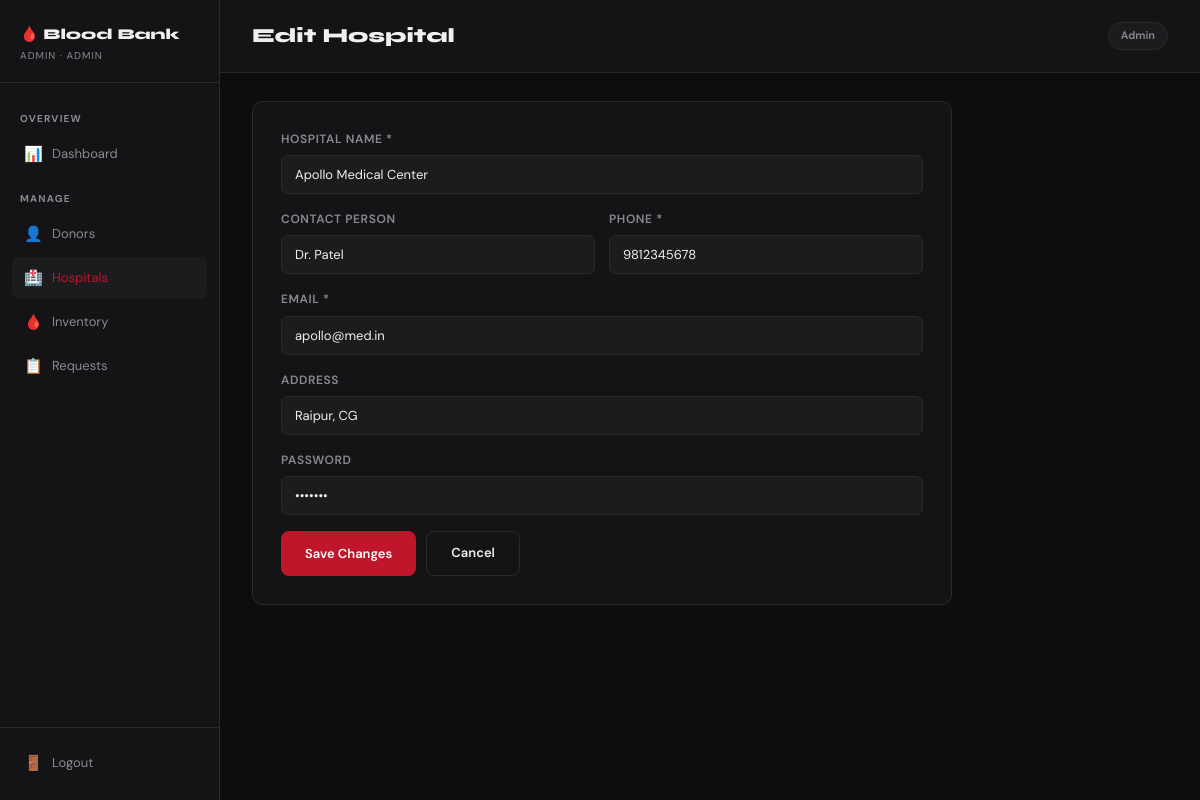
The page /admin/edit_hospital/2 (signed in) on the database its author committed.
### tables this page shows
CREATE TABLE tb_hospital (
        H_id INTEGER PRIMARY KEY AUTOINCREMENT,
        H_name TEXT, H_contact TEXT, H_email TEXT,
        H_address TEXT, H_con_person TEXT, password TEXT
    );

### app.py (the view, shortened to what this page needs)
@app.route('/admin/edit_hospital/<int:hid>', methods=['GET','POST'])
@admin_required
def edit_hospital(hid):
    db = get_db()
    error = ''
    hospital = db.execute("SELECT * FROM tb_hospital WHERE H_id=?", (hid,)).fetchone()
    db.close()
    if not hospital: return redirect(url_for('admin_hospitals'))
    return render_template('admin/edit_hospital.html', hospital=hospital, error=error)

### app.py (called while the page is built)
def get_db():
    conn = sqlite3.connect(DB)
    conn.row_factory = sqlite3.Row
    return conn

def admin_required(f):
    from functools import wraps
    @wraps(f)
    def decorated(*args, **kwargs):
        if session.get('role') != 'admin':
            return redirect(url_for('login'))
        return f(*args, **kwargs)
    return decorated

### templates/admin/edit_hospital.html (shortened to what this page needs)
{% extends 'admin/base.html' %}
{% block admin_content %}
<div class="topbar"><h2>Edit Hospital</h2><span class="tag">Admin</span></div>
<div class="page-content">
  <div class="form-page-wrap">
    <form method="POST">
      <div class="form-group"><label>Hospital Name *</label><input type="text" name="name" value="{{ hospital['H_name'] }}" required></div>
      <div class="form-row">
        <div class="form-group"><label>Contact Person</label><input type="text" name="contact_person" value="{{ hospital['H_con_person'] or '' }}"></div>
        <div class="form-group"><label>Phone *</label><input type="text" name="contact" value="{{ hospital['H_contact'] }}" required></div>
      </div>
      <div class="form-group"><label>Email *</label><input type="email" name="email" value="{{ hospital['H_email'] }}" required></div>
      <div class="form-group"><label>Address</label><input type="text" name="address" value="{{ hospital['H_address'] or '' }}"></div>
      <div class="form-group"><label>Password</label><input type="password" name="password" value="{{ hospital['password'] }}"></div>
      <div style="display:flex; gap:10px; margin-top:8px;">
        <button type="submit" class="btn btn-primary">Save Changes</button>
        <a href="{{ url_for('admin_hospitals') }}" class="btn btn-outline">Cancel</a>
      </div>
    </form>
  </div>
</div>
{% endblock %}

### static/css/style.css (style rules this page uses)
:root { --red: #c0152a; --red-dark: #8b0d1e; --red-bright: #e8192f; --bg: #0d0d0f; --surface: #141416; --surface2: #1c1c1f; --border: #2a2a2e; --text: #f0f0f2; --muted: #8a8a92; --green: #1faa6e; --amber: #e09b1a; --blue: #2563eb; --font-display: 'Syne', sans-serif; --font-body: 'DM Sans', sans-serif; --radius: 10px; }
* { margin:0; padding:0; box-sizing:border-box; }
body { font-family: var(--font-body); background: var(--bg); color: var(--text); font-size: 14px; line-height: 1.6; }
a { color: inherit; text-decoration: none; }
.btn { display: inline-flex; align-items: center; gap: 7px; padding: 11px 24px; border-radius: 8px; font-family: var(--font-body); font-size: 13px; font-weight: 600; cursor: pointer; border: none; transition: all .2s; }
.btn-primary { background: var(--red); color: #fff; }
.btn-outline { background: transparent; color: var(--text); border: 1px solid var(--border); }
.form-group { margin-bottom: 16px; }
.form-group label { display: block; font-size: 12px; font-weight: 600; color: var(--muted); text-transform: uppercase; letter-spacing: .05em; margin-bottom: 6px; }
.form-group input, .form-group select, .form-group textarea { width: 100%; padding: 10px 13px; background: var(--surface2); border: 1px solid var(--border); border-radius: 7px; color: var(--text); font-family: var(--font-body); font-size: 13px; transition: border-color .2s; outline: none; }
.form-row { display: grid; grid-template-columns: 1fr 1fr; gap: 14px; }
.topbar { display: flex; align-items: center; justify-content: space-between; padding: 20px 32px; border-bottom: 1px solid var(--border); background: var(--surface); }
.topbar h2 { font-family: var(--font-display); font-size: 20px; font-weight: 800; }
.tag { background: var(--surface2); border: 1px solid var(--border); border-radius: 20px; padding: 4px 12px; font-size: 11px; font-weight: 600; color: var(--muted); }
.page-content { padding: 28px 32px; }
.form-page-wrap { background: var(--surface); border: 1px solid var(--border); border-radius: var(--radius); padding: 28px; max-width: 700px; }

### rows shown on the page
tb_hospital: name "Apollo Medical Center", contact_person "Dr. Patel", contact "9812345678", email "apollo@med.in", address "Raipur, CG"

### other values the page prints
{{ session.get('admin_username','Admin') }} "ADMIN"
